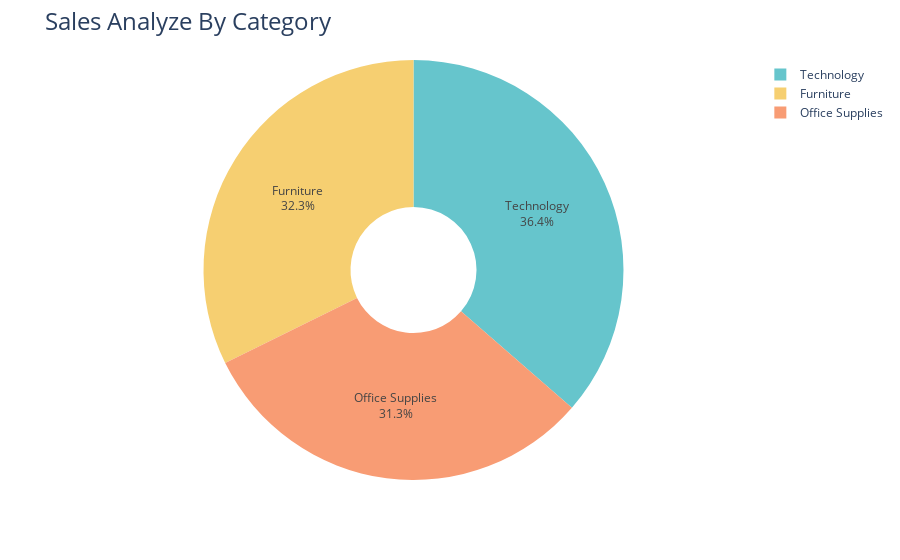

Notebook cell for this chart:
### Code cell
sales_by_category = df.groupby('Category')['Sales'].sum().reset_index()
fig = px.pie(sales_by_category,values = 'Sales',names = 'Category',
             hole = 0.3,
             color_discrete_sequence = px.colors.qualitative.Pastel)
fig.update_traces(textposition = 'inside', textinfo = 'percent+label')
fig.update_layout(title = 'Sales Analyze By Category', title_font = dict(size = 24))
fig.show()

### Figure 1 — Plotly figure (JSON) as saved in the notebook; plotly's stock layout.template omitted (floating-point values rounded to 4 significant figures)
{"data": [{"domain": {"x": [0, 1], "y": [0, 1]}, "hole": 0.3, "hovertemplate": "Category=%{label}<br>Sales=%{value}<extra></extra>", "labels": ["Furniture", "Office Supplies", "Technology"], "legendgroup": "", "name": "", "showlegend": true, "textinfo": "percent+label", "textposition": "inside", "type": "pie", "values": [742000.0, 719000.0, 836200.0]}], "layout": {"legend": {"tracegroupgap": 0}, "margin": {"t": 60}, "piecolorway": ["rgb(102, 197, 204)", "rgb(246, 207, 113)", "rgb(248, 156, 116)", "rgb(220, 176, 242)", "rgb(135, 197, 95)", "rgb(158, 185, 243)", "rgb(254, 136, 177)", "rgb(201, 219, 116)", "rgb(139, 224, 164)", "rgb(180, 151, 231)", "rgb(179, 179, 179)"], "title": {"font": {"size": 24}, "text": "Sales Analyze By Category"}}}
